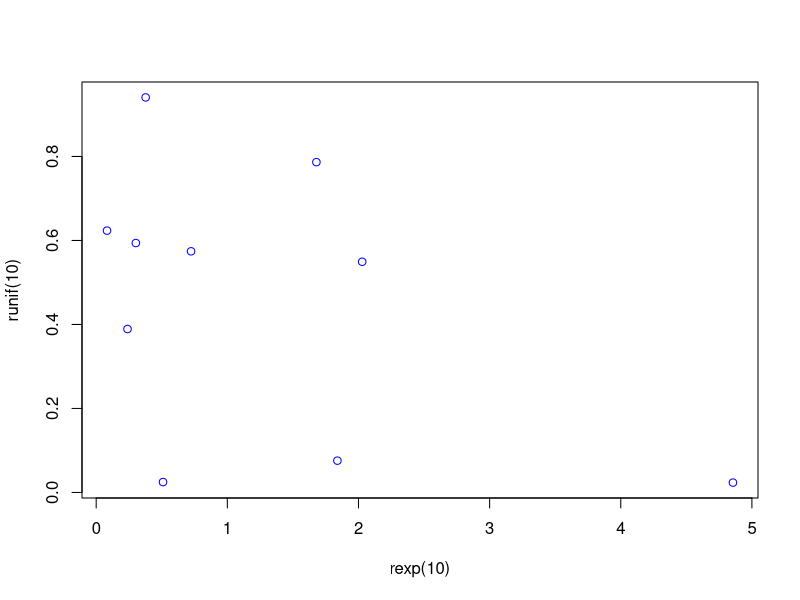

Here is the R script that generated this plot:
## ---- chunk 1
plot(rexp(10), runif(10), col = "blue")
## ---- chunk 2
data(cars)
summary(lm(dist ~ speed, data = cars))
